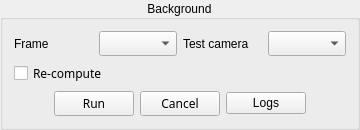
              <widget class="QGroupBox" name="gb_bg_bg">
               <property name="toolTip">
                <string extracomment="DerpCLI"/>
               </property>
               <property name="accessibleName">
                <string/>
               </property>
               <property name="title">
                <string>Background</string>
               </property>
               <property name="alignment">
                <set>Qt::AlignCenter</set>
               </property>
               <property name="checkable">
                <bool>false</bool>
               </property>
               <layout class="QGridLayout" name="gridLayout_42">
                <item row="0" column="0">
                 <layout class="QGridLayout" name="gridLayout_76">
                  <item row="0" column="3">
                   <widget class="ComboBoxAutocomplete" name="dd_bg_bg_camera">
                    <property name="font">
                     <font>
                      <family>.SF NS Text</family>
                     </font>
                    </property>
                   </widget>
                  </item>
                  <item row="0" column="2">
                   <widget class="QLabel" name="label_bg_bg_camera">
                    <property name="text">
                     <string>Test camera</string>
                    </property>
                   </widget>
                  </item>
                  <item row="0" column="1">
                   <widget class="ComboBoxAutocomplete" name="dd_bg_bg_frame_bg">
                    <property name="font">
                     <font>
                      <family>.SF NS Text</family>
                     </font>
                    </property>
                   </widget>
                  </item>
                  <item row="0" column="0">
                   <widget class="QLabel" name="label_bg_bg_frame_bg">
                    <property name="text">
                     <string>Frame</string>
                    </property>
                   </widget>
                  </item>
                 </layout>
                </item>
                <item row="1" column="0">
                 <widget class="QCheckBox" name="cb_bg_recompute">
                  <property name="font">
                   <font>
                    <family>.SF NS Text</family>
                   </font>
                  </property>
                  <property name="text">
                   <string>Re-compute</string>
                  </property>
                 </widget>
                </item>
                <item row="2" column="0">
                 <layout class="QGridLayout" name="gridLayout_40" columnstretch="1,1,1,1,1">
                  <item row="0" column="1">
                   <widget class="QPushButton" name="btn_bg_bg_run">
                    <property name="font">
                     <font>
                      <family>.SF NS Text</family>
                     </font>
                    </property>
                    <property name="toolTipDuration">
                     <number>5</number>
                    </property>
                    <property name="text">
                     <string>Run</string>
                    </property>
                   </widget>
                  </item>
                  <item row="0" column="2">
                   <widget class="QPushButton" name="btn_bg_bg_cancel">
                    <property name="font">
                     <font>
                      <family>.SF NS Text</family>
                     </font>
                    </property>
                    <property name="toolTipDuration">
                     <number>5</number>
                    </property>
                    <property name="text">
                     <string>Cancel</string>
                    </property>
                   </widget>
                  </item>
                  <item row="0" column="0">
                   <spacer name="horizontalSpacer_6">
                    <property name="orientation">
                     <enum>Qt::Horizontal</enum>
                    </property>
                    <property name="sizeHint" stdset="0">
                     <size>
                      <width>40</width>
                      <height>20</height>
                     </size>
                    </property>
                   </spacer>
                  </item>
                  <item row="0" column="3">
                   <widget class="QPushButton" name="btn_bg_bg_logs">
                    <property name="text">
                     <string>Logs</string>
                    </property>
                   </widget>
                  </item>
                  <item row="0" column="4">
                   <spacer name="horizontalSpacer_7">
                    <property name="orientation">
                     <enum>Qt::Horizontal</enum>
                    </property>
                    <property name="sizeHint" stdset="0">
                     <size>
                      <width>40</width>
                      <height>20</height>
                     </size>
                    </property>
                   </spacer>
                  </item>
                 </layout>
                </item>
               </layout>
              </widget>
